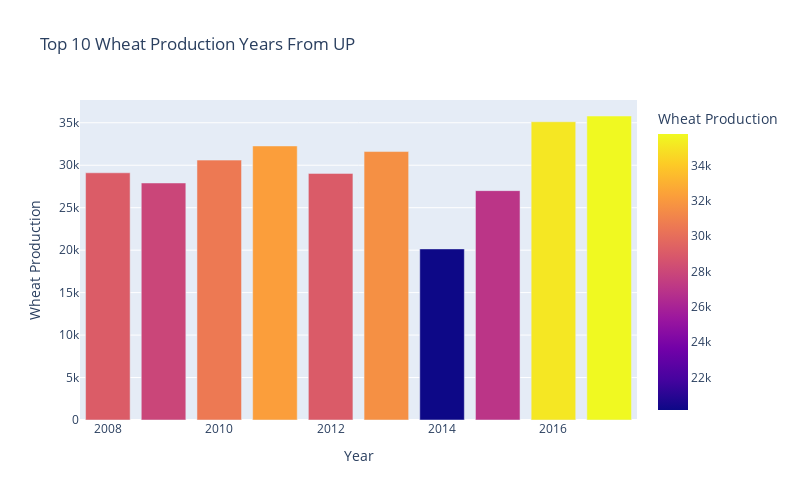

The notebook cell this image was saved under:
### Code cell
fig = px.bar(up_production,x='Year',y='WHEAT PRODUCTION (1000 tons)',title='Top 10 Wheat Production Years From UP',labels={'Year':'Year','WHEAT PRODUCTION (1000 tons)':'Wheat Production'},color='WHEAT PRODUCTION (1000 tons)',color_discrete_sequence='Viridis')

fig.update_layout(height = 500,width = 800)

fig.show()

### Figure 1 — Plotly figure (JSON) as saved in the notebook; plotly's stock layout.template omitted (floating-point values rounded to 4 significant figures)
{"data": [{"alignmentgroup": "True", "hovertemplate": "Year=%{x}<br>Wheat Production=%{marker.color}<extra></extra>", "legendgroup": "", "marker": {"color": [29110.0, 27910.0, 30600.0, 32270.0, 29040.0, 31610.0, 20150.0, 27010.0, 35120.0, 35800.0], "coloraxis": "coloraxis", "pattern": {"shape": ""}}, "name": "", "offsetgroup": "", "orientation": "v", "showlegend": false, "textposition": "auto", "type": "bar", "x": [2008, 2009, 2010, 2011, 2012, 2013, 2014, 2015, 2016, 2017], "xaxis": "x", "y": [29110.0, 27910.0, 30600.0, 32270.0, 29040.0, 31610.0, 20150.0, 27010.0, 35120.0, 35800.0], "yaxis": "y"}], "layout": {"barmode": "relative", "coloraxis": {"colorbar": {"title": {"text": "Wheat Production"}}, "colorscale": [[0, "#0d0887"], [0.1111, "#46039f"], [0.2222, "#7201a8"], [0.3333, "#9c179e"], [0.4444, "#bd3786"], [0.5556, "#d8576b"], [0.6667, "#ed7953"], [0.7778, "#fb9f3a"], [0.8889, "#fdca26"], [1, "#f0f921"]]}, "height": 500, "legend": {"tracegroupgap": 0}, "title": {"text": "Top 10 Wheat Production Years From UP"}, "width": 800, "xaxis": {"anchor": "y", "domain": [0, 1], "title": {"text": "Year"}}, "yaxis": {"anchor": "x", "domain": [0, 1], "title": {"text": "Wheat Production"}}}}
